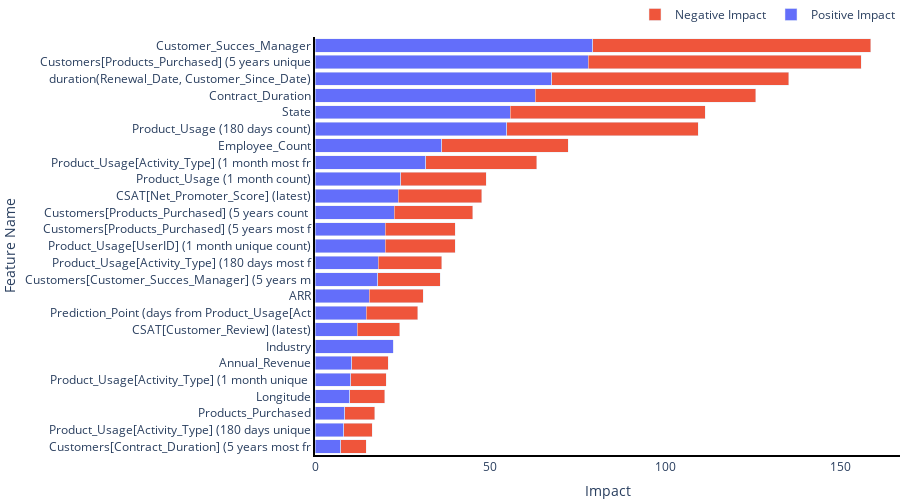

Source (notebook cell):
### Code cell
# feature impact split by positive class predictions
# threshold = 0.15
# positive_preds = melted.loc[melted['class_1']>=threshold, :].copy()
industry='banking'
industry_preds = melted.loc[melted['Industry']==industry, :].copy()
plot_signed_feature_impact(industry_preds, height=500, n=25)

### Figure 1 — Plotly figure (JSON) as saved in the notebook; plotly's stock layout.template omitted (floating-point values rounded to 4 significant figures)
{"data": [{"hovertemplate": "<b>Feature Name:</b> %{y} <br><b>Feature Strength:</b> %{x}<extra></extra>", "name": "Positive Impact", "orientation": "h", "type": "bar", "x": [7.314, 8.188, 8.523, 9.931, 10.2, 10.44, 22.34, 12.13, 14.66, 15.46, 17.88, 18.08, 20.0, 20.01, 22.56, 23.84, 24.46, 31.67, 36.13, 54.75, 55.7, 62.92, 67.64, 77.97, 79.36], "y": ["Customers[Contract_Duration] (5 years most frequent)", "Product_Usage[Activity_Type] (180 days unique count)", "Products_Purchased", "Longitude", "Product_Usage[Activity_Type] (1 month unique count)", "Annual_Revenue", "Industry", "CSAT[Customer_Review] (latest)", "Prediction_Point (days from Product_Usage[Activity_Timestamp]) (180 days avg)", "ARR", "Customers[Customer_Succes_Manager] (5 years most frequent)", "Product_Usage[Activity_Type] (180 days most frequent)", "Product_Usage[UserID] (1 month unique count)", "Customers[Products_Purchased] (5 years most frequent)", "Customers[Products_Purchased] (5 years count of business_essentials)", "CSAT[Net_Promoter_Score] (latest)", "Product_Usage (1 month count)", "Product_Usage[Activity_Type] (1 month most frequent)", "Employee_Count", "Product_Usage (180 days count)", "State", "Contract_Duration", "duration(Renewal_Date, Customer_Since_Date)", "Customers[Products_Purchased] (5 years unique count)", "Customer_Succes_Manager"]}, {"hovertemplate": "<b>Feature Name:</b> %{y} <br><b>Feature Strength:</b> %{x}<extra></extra>", "name": "Negative Impact", "orientation": "h", "type": "bar", "x": [7.314, 8.188, 8.523, 9.931, 10.2, 10.44, 0, 12.13, 14.66, 15.46, 17.88, 18.08, 20.0, 20.01, 22.56, 23.84, 24.46, 31.67, 36.13, 54.75, 55.7, 62.92, 67.64, 77.97, 79.36], "y": ["Customers[Contract_Duration] (5 years most frequent)", "Product_Usage[Activity_Type] (180 days unique count)", "Products_Purchased", "Longitude", "Product_Usage[Activity_Type] (1 month unique count)", "Annual_Revenue", "Industry", "CSAT[Customer_Review] (latest)", "Prediction_Point (days from Product_Usage[Activity_Timestamp]) (180 days avg)", "ARR", "Customers[Customer_Succes_Manager] (5 years most frequent)", "Product_Usage[Activity_Type] (180 days most frequent)", "Product_Usage[UserID] (1 month unique count)", "Customers[Products_Purchased] (5 years most frequent)", "Customers[Products_Purchased] (5 years count of business_essentials)", "CSAT[Net_Promoter_Score] (latest)", "Product_Usage (1 month count)", "Product_Usage[Activity_Type] (1 month most frequent)", "Employee_Count", "Product_Usage (180 days count)", "State", "Contract_Duration", "duration(Renewal_Date, Customer_Since_Date)", "Customers[Products_Purchased] (5 years unique count)", "Customer_Succes_Manager"]}], "layout": {"barmode": "stack", "height": 500, "hoverlabel": {"bgcolor": "white", "font": {"family": "Rockwell", "size": 16}, "namelength": -1}, "legend": {"orientation": "h", "x": 1, "xanchor": "right", "y": 1.02, "yanchor": "bottom"}, "margin": {"b": 20, "l": 20, "r": 0, "t": 20}, "plot_bgcolor": "rgba(0,0,0,0)", "xaxis": {"linecolor": "black", "linewidth": 2, "showline": true, "title": {"text": "Impact"}}, "yaxis": {"linecolor": "black", "linewidth": 2, "showline": true, "ticktext": ["Customers[Contract_Duration] (5 years most fr", "Product_Usage[Activity_Type] (180 days unique", "Products_Purchased", "Longitude", "Product_Usage[Activity_Type] (1 month unique ", "Annual_Revenue", "Industry", "CSAT[Customer_Review] (latest)", "Prediction_Point (days from Product_Usage[Act", "ARR", "Customers[Customer_Succes_Manager] (5 years m", "Product_Usage[Activity_Type] (180 days most f", "Product_Usage[UserID] (1 month unique count)", "Customers[Products_Purchased] (5 years most f", "Customers[Products_Purchased] (5 years count ", "CSAT[Net_Promoter_Score] (latest)", "Product_Usage (1 month count)", "Product_Usage[Activity_Type] (1 month most fr", "Employee_Count", "Product_Usage (180 days count)", "State", "Contract_Duration", "duration(Renewal_Date, Customer_Since_Date)", "Customers[Products_Purchased] (5 years unique", "Customer_Succes_Manager"], "tickvals": [0, 1, 2, 3, 4, 5, 6, 7, 8, 9, 10, 11, 12, 13, 14, 15, 16, 17, 18, 19, 20, 21, 22, 23, 24], "title": {"text": "Feature Name"}}}}
